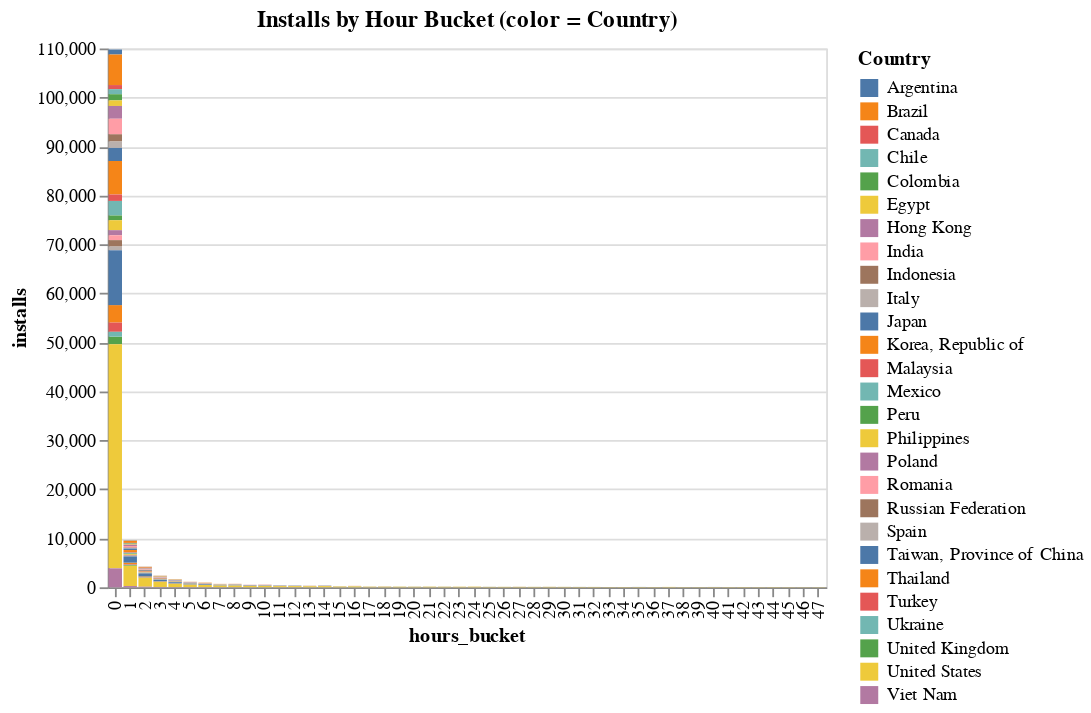

Here is the notebook cell this chart was saved with:
### Markdown cell above
### Installs by Hour Bucket & Country

Here the dataset has already been filtered by the three preset filters defined above.

### Code cell
# Altair Chart
alt.Chart(df1).mark_bar().encode(
    x='hours_bucket:O',
    y='installs:Q',
    color=alt.Color('Country:N')
).properties(
    title='Installs by Hour Bucket (color = Country)',
)

### Figure 1 — Vega-Lite specification as saved in the notebook (floating-point values rounded to 4 significant figures; data arrays with more than 128 entries replaced by an {"elided": "..."} marker saying what was removed)
{"$schema": "https://vega.github.io/schema/vega-lite/v2.6.0.json", "config": {"view": {"height": 300, "width": 400}}, "data": {"name": "data-1cfc240a81fe3ee6ea399ab99db022b9"}, "datasets": {"data-1cfc240a81fe3ee6ea399ab99db022b9": {"elided": "990 records"}}, "encoding": {"color": {"field": "Country", "type": "nominal"}, "x": {"field": "hours_bucket", "type": "ordinal"}, "y": {"field": "installs", "type": "quantitative"}}, "mark": "bar", "title": "Installs by Hour Bucket (color = Country)"}
